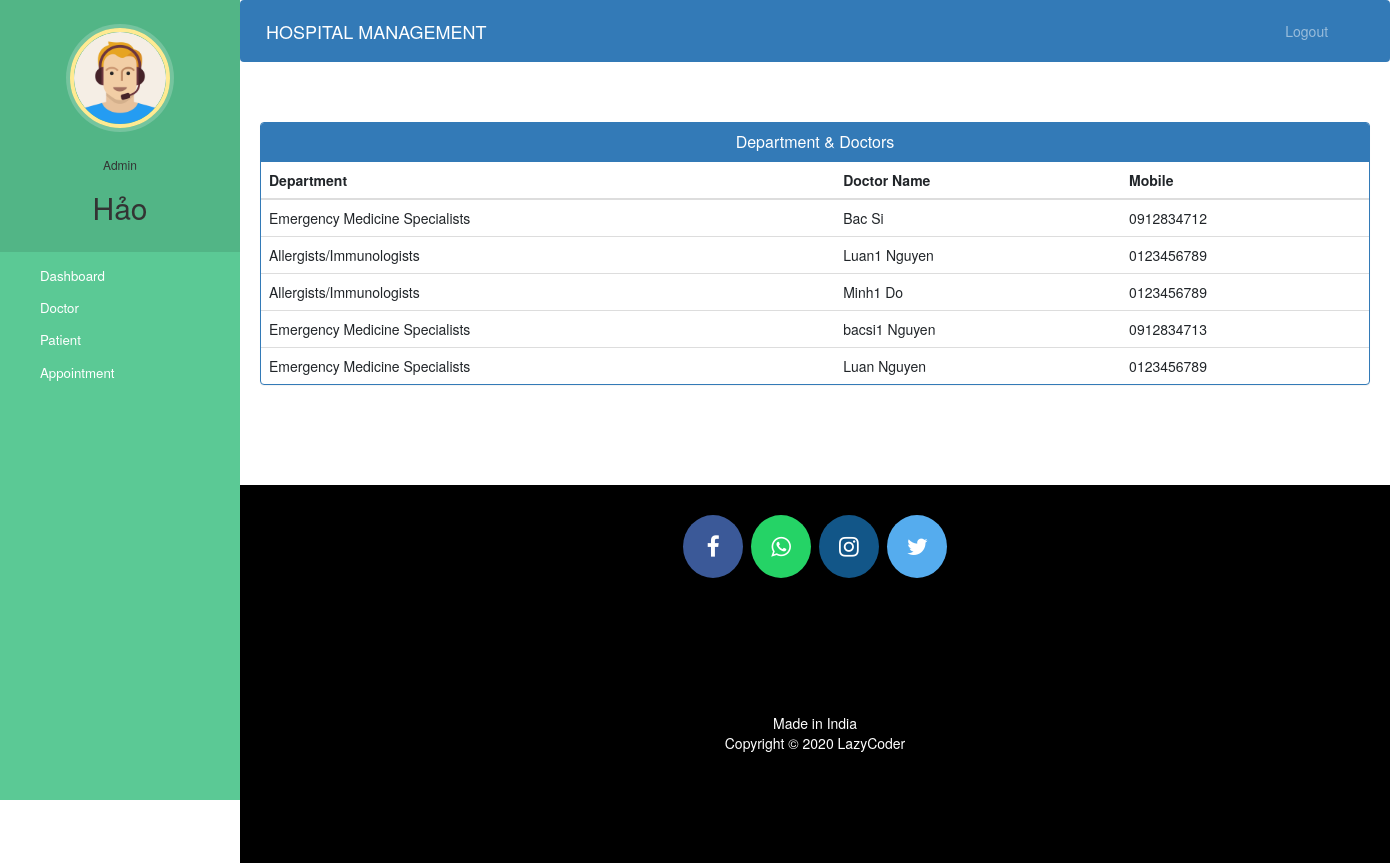
Screenshot of /admin-view-doctor-specialisation (signed in) with the database file from the repository.
### hospital/models.py (models this page shows, shortened)
class Doctor(models.Model):
    user=models.OneToOneField(User,on_delete=models.CASCADE)
    profile_pic= models.ImageField(upload_to='profile_pic/DoctorProfilePic/',null=True,blank=True)
    address = models.CharField(max_length=40)
    mobile = models.CharField(max_length=20,null=True)
    department= models.CharField(max_length=50,choices=departments,default='Cardiologist')
    status=models.BooleanField(default=False)
    @property
    def get_name(self):
        return self.user.first_name+" "+self.user.last_name

### hospital/views.py (the view)
# urls.py: path('admin-view-doctor-specialisation',views.admin_view_doctor_specialisation_view,name='admin-view-doctor-specialisation'),
@login_required(login_url='adminlogin')
@user_passes_test(is_admin)
def admin_view_doctor_specialisation_view(request):
    doctors=models.Doctor.objects.all().filter(status=True)
    return render(request,'hospital/admin_view_doctor_specialisation.html',{'doctors':doctors})

### hospital/views.py (called while the page is built)
def is_admin(user):
    return user.groups.filter(name='ADMIN').exists()

### templates/hospital/admin_view_doctor_Specialisation.html (shortened to what this page needs)
{% extends 'hospital/admin_base.html' %}
{% block content %}
<head>
  <link href="//netdna.bootstrapcdn.com/bootstrap/3.0.0/css/bootstrap.min.css" rel="stylesheet" id="bootstrap-css">
</head>
<div class="container">
  <div class="panel panel-primary">
    <div class="panel-heading">
      <h6 class="panel-title">Department & Doctors</h6>
    </div>
    <table class="table table-hover" id="dev-table">
      <thead>
        <tr>
          <th>Department</th>
          <th>Doctor Name</th>
          <th>Mobile</th>
        </tr>
      </thead>
      {% for d in doctors %}
      <tr>
        <td>{{d.department}}</td>
        <td> {{d.get_name}}</td>
        <td>{{d.mobile}}</td>
      </tr>
      {% endfor %}
    </table>
  </div>
</div>
{% endblock content %}

### templates/hospital/admin_base.html (shortened to what this page needs)
<!DOCTYPE html>
{% load static %}
<html lang="en">
<head>
  <link rel="stylesheet" href="https://stackpath.bootstrapcdn.com/bootstrap/4.3.1/css/bootstrap.min.css">
  <link rel="stylesheet" href="https://maxcdn.bootstrapcdn.com/font-awesome/4.7.0/css/font-awesome.min.css">
  <link rel="stylesheet" href="{% static '/style.css' %}">
</head>
<body>
  <nav class="menu" tabindex="0">
    <header class="avatar">
      <img src="{% static "images/adminpropic.png" %}" />
      <br><br>
      <h6>Admin</h6>
      <h2>{{request.user.first_name}}</h2>
    </header>
    <ul>
      <li tabindex="0" class="icon-dashboard"> <a style="color:white; text-decoration:none;" href="/admin-dashboard"><span>Dashboard</span></a> </li>
      <li tabindex="0" class="icon-customers"> <a style="color:white; text-decoration:none;" href="/admin-doctor"><span>Doctor</span></a></li>
      <li tabindex="0" class="icon-users"> <a style="color:white; text-decoration:none;" href="/admin-patient"><span>Patient</span></a></li>
      <li tabindex="0" class="icon-calendar"> <a style="color:white; text-decoration:none;" href="/admin-appointment"><span>Appointment</span></a></li>
    </ul>
  </nav>
  <main>
    <div class="bs-example">
      <nav class="navbar navbar-expand-md  navbar-dark fixed-top" style="background:#337AB7;">
        <a href="/admin-dashboard" class="navbar-brand">HOSPITAL MANAGEMENT</a>
        <div class="collapse navbar-collapse justify-content-between" id="navbarCollapse">
          <div class="navbar-nav" style=" margin-left: 90%;">
            <a href="/logout" class="nav-item nav-link">Logout</a>
          </div>
        </div>
      </nav>
    </div>
    <br><br>
    {% block content %}
    {% endblock content %}
    <br><br><br><br>
    <footer>
      <p>
        <a id="ftr" href="https://facebook.com/sumit.luv/" class="fa fa-facebook"></a>
        <a id="ftr" href="https://api.whatsapp.com/send?phone=919572181024&text=Hello%20Sumit.%0d%0aHow%20are%20you%20%3f%0d%0aI%20came%20from%20your%20website.&source=&data=#" class="fa fa-whatsapp"></a>
        <a id="ftr" href="https://instagram.com/sumit.luv" class="fa fa-instagram"></a>
        <a id="ftr" href="https://twitter.com/sumitkumar1503" class="fa fa-twitter"></a>
      </p>
      <br>
      <div class="container">
        <div class="row">
          <div class="col-md-12 col-sm-12">
            <div style="color:#ffffff;" class="wow fadeInUp footer-copyright">
              <p>Made in India <br>
                Copyright &copy; 2020 LazyCoder </p>
            </div>
          </div>
        </div>
      </div>
    </footer>
  </main>
</body>
</html>

### static/style.css (style rules this page uses)
body { padding-left: 240px; }
main { position: relative; height: 100vh; }
.menu { background: #5bc995; height: 100vh; width: 240px; position: fixed; top: 0px; left: 0; z-index: 5; outline: none; }
.menu .avatar { background: rgba(0, 0, 0, 0.1); padding: 2em 0.5em; text-align: center; }
.menu .avatar img { width: 100px; border-radius: 50%; overflow: hidden; border: 4px solid #ffea92; box-shadow: 0 0 0 4px rgba(255, 255, 255, 0.2); }
.menu .avatar h2 { font-weight: normal; margin-bottom: 0; }
.menu ul { list-style: none; padding: 0.5em 0; margin: 0; }
.menu ul li { padding: 0.5em 1em 0.5em 3em; font-size: 0.95em; font-weight: regular; background-repeat: no-repeat; background-position: left 15px center; background-size: auto 20px; transition: all 0.15s linear; cursor: pointer; }
.menu ul li.icon-dashboard { background-image: url("http://www.entypo.com/images//gauge.svg"); }
.menu ul li.icon-customers { background-image: url("http://www.entypo.com/images//briefcase.svg"); }
.menu ul li.icon-users { background-image: url("http://www.entypo.com/images//users.svg"); }
.menu ul li.icon-calendar { background-image: url("http://www.entypo.com/images//calendar.svg"); }

### templates/hospital/admin_base.html (style rules this page uses)
a:link { text-decoration: none; }
a { color: white; }
footer { padding: 0px 0px 0px 0px; background-color: black; margin: 0px; }
#ftr { padding: 20px; }
.fa { font-size: 23px; width: 60px; text-align: center; text-decoration: none; margin: 5px 2px; border-radius: 50%; }
.fa-facebook { background: #3B5998; color: white; margin-top: 30px; }
.fa-whatsapp { background: #25d366; color: white; }
.fa-twitter { background: #55ACEE; color: white; }
.fa-instagram { background: #125688; color: white; }
p { text-align: center; }
body { padding-left: 240px; }
main { position: relative; height: 100vh; }
.menu { background: #5bc995; height: 100vh; width: 240px; position: fixed; top: 0px; left: 0; z-index: 5; outline: none; }
.menu .avatar { background: rgba(0, 0, 0, 0.1); padding: 2em 0.5em; text-align: center; }
.menu .avatar img { width: 100px; border-radius: 50%; overflow: hidden; border: 4px solid #ffea92; box-shadow: 0 0 0 4px rgba(255, 255, 255, 0.2); }
.menu .avatar h2 { font-weight: normal; margin-bottom: 0; }
.menu ul { list-style: none; padding: 0.5em 0; margin: 0; }
.menu ul li { padding: 0.5em 1em 0.5em 3em; font-size: 0.95em; font-weight: regular; background-repeat: no-repeat; background-position: left 15px center; background-size: auto 20px; transition: all 0.15s linear; cursor: pointer; }
.menu ul li.icon-dashboard { background-image: url("http://www.entypo.com/images//gauge.svg"); }
.menu ul li.icon-customers { background-image: url("http://www.entypo.com/images//briefcase.svg"); }
.menu ul li.icon-users { background-image: url("http://www.entypo.com/images//users.svg"); }
.menu ul li.icon-calendar { background-image: url("http://www.entypo.com/images//calendar.svg"); }

### templates/hospital/admin_view_doctor_Specialisation.html (style rules this page uses)
a:link { text-decoration: none; }
h6 { text-align: center; }
.row { margin: 100px; }

### rows the page displays
Doctor: department "Emergency Medicine Specialists", get_name "Bac Si", mobile "0912834712"
Doctor: department "Allergists/Immunologists", get_name "Luan1 Nguyen", mobile "0123456789"
Doctor: department "Allergists/Immunologists", get_name "Minh1 Do", mobile "0123456789"
Doctor: department "Emergency Medicine Specialists", get_name "bacsi1 Nguyen", mobile "0912834713"
Doctor: department "Emergency Medicine Specialists", get_name "Luan Nguyen", mobile "0123456789"

### other values shown
{{ request.user.first_name }} "Hảo"
